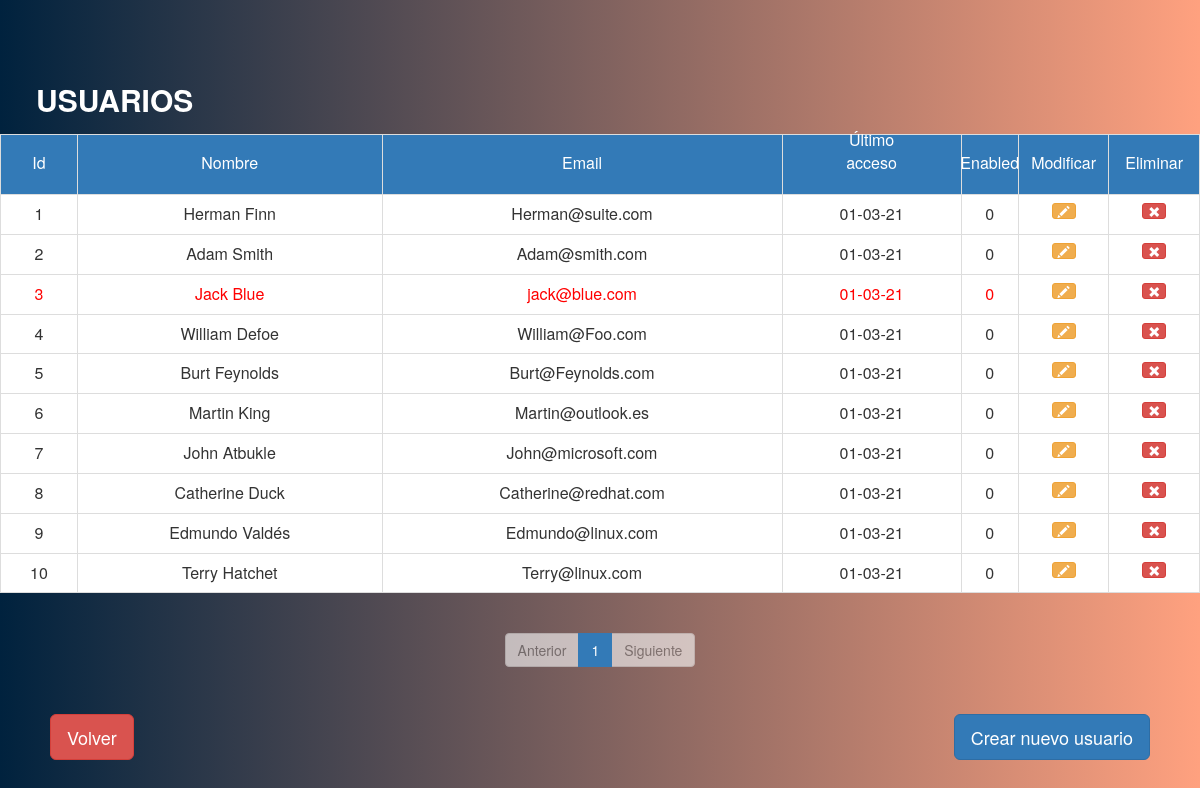
Page /views/usuarios.php?pagina=1 (signed in) on the committed database.
### tables this page shows
CREATE TABLE `user` (
  `UserID` int(11) NOT NULL,
  `BirthDate` date DEFAULT NULL,
  `Email` varchar(100) NOT NULL,
  `Address` varchar(100) DEFAULT NULL,
  `PostalCode` varchar(5) DEFAULT NULL,
  `Password` varchar(50) NOT NULL,
  `City` varchar(50) DEFAULT NULL,
  `State` varchar(50) DEFAULT NULL,
  `FullName` varchar(50) NOT NULL,
  `LastAccess` date DEFAULT NULL,
  `Enabled` int(11) NOT NULL
);

### conections/BaseDatos.php (called while the page is built, shortened)
<?php
class conectar{
	private $servidor="localhost";
	private $usuario="root";
	private $password="";
	private $bd="pac3_daw";
	public function conexion(){
		$conexion=mysqli_connect($this->servidor,
								 $this->usuario,
								 $this->password,
								 $this->bd);
		return $conexion;
	}
}
 ?>
 <?php
class usuarios{
	public function superAdmin(){
		$c= new conectar();
        $conexion=$c->conexion();
        $sqlAdmin="SELECT FullName FROM user INNER JOIN setup ON user.UserID = setup.SuperAdmin";
         return mysqli_query($conexion,$sqlAdmin);
		}
	public function obtenerRegistrosTotalesUsuarios(){
		$c=new conectar();
		$conexion=$c->conexion();
		$sqlTotalRegistros="SELECT * FROM user";
		$result=mysqli_query($conexion,$sqlTotalRegistros);
		$numFilas=mysqli_num_rows($result);
		return $numFilas;
		}
	public function ordenarListaUsuariosPorID($dato1,$dato2){
		$c=new conectar();
		$conexion=$c->conexion();
		$sqlLIMIT="SELECT UserID,Email,FullName, DATE_FORMAT(LastAccess, '%d-%m-%y'),Enabled FROM user LIMIT $dato1,$dato2";
		return mysqli_query($conexion,$sqlLIMIT);
		}
}
?>

### views/usuarios.php (the view, shortened to what this page needs)
<?php
require_once "../conections/BaseDatos.php";
$obj = new usuarios();
$numFilas=$obj->obtenerRegistrosTotalesUsuarios();
$mostrar=10;
$totPaginas=$numFilas/$mostrar;
$inicioPaginas=($_GET['pagina']-1) * $mostrar;
settype($inicioPaginas,"integer");
settype($mostrar,"integer");
$result=($obj->ordenarListaUsuariosPorID($inicioPaginas,$mostrar));
 ?>
<html lang="en">
    <head>
        <link rel="stylesheet" href="../libraries/bootstrap/css/bootstrap.css">
    	<link rel="stylesheet" href="../css/estilos.css">
    </head>
    <body>
        <table class="table table-bordered table-active" style="text-align: center;">
        <caption><label class="titulo-seccion">USUARIOS</label></caption>
            <tr>
            	<td class="bg-primary td-articulos"><a href="usuarios.php?opcionOrden=1&pagina=1">Id</a></td>
            	<td class="bg-primary td-articulos"><a href="usuarios.php?opcionOrden=2&pagina=1">Nombre</a></td>
            	<td style="width: 400px;" class="bg-primary td-articulos"><a href="usuarios.php?opcionOrden=3&pagina=1">Email</a></td>
            	<td class="bg-primary td-articulos"><a href="usuarios.php?opcionOrden=4&pagina=1">Último acceso</a></td>
            	<td class="bg-primary td-articulos"><a href="usuarios.php?opcionOrden=5&pagina=1">Enabled</a></td>
            	<td class='bg-primary header-modi-eli'><a href="">Modificar</a> </td>
                <td class='bg-primary header-modi-eli'><a href="">Eliminar</a> </td>
            </tr>
            <?php
            while ($ver=mysqli_fetch_row($result)):
            ?>
            <tr>
                <?php
                $super=($obj->superAdmin());
                while ($superAdmin=mysqli_fetch_row($super)){
                    if($superAdmin[0]==$ver[2]){
                    echo"
                   <td  class='td-white adminRed'>$ver[0]</td>
            	   <td  class='td-white adminRed'> $ver[2]</td>
            	   <td  class='td-white adminRed'> $ver[1]</td>
            	   <td  class='td-white adminRed'> $ver[3]</td>
            	   <td  class='td-white adminRed'>$ver[4]</td>
            	   <td  class='td-white editar'>
            	        <span class='btn btn-warning btn-xs'>
            	        	<a style='color: white;' class='glyphicon glyphicon-pencil' href=''></a>
            	        </span>
                   </td >
                   <td class='td-white eliminar'>
                   	    <span  class='btn btn-danger btn-xs' >
                   	    	<a style='color: white;' class='glyphicon glyphicon-remove' href=''></a>
                   	    </span>
                   </td>";}
                    else{
                    echo "
                        <td class='td-white'>$ver[0]</td>
                	    <td class='td-white'>$ver[2]</td>
                	    <td class='td-white'>$ver[1]</td>
                	    <td class='td-white'>$ver[3]</td>
                	    <td class='td-white'>$ver[4]</td>
                	    <td class='td-white editar'>
                	        <span class='btn btn-warning btn-xs'>
                	        	<a style='color: white;' class='glyphicon glyphicon-pencil' href='../formUsuarios.php?upd=$ver[0]&accion=Modificar'></a>
                	        </span>
                        </td >
                        <td class='td-white eliminar'>
                        	<span  class='btn btn-danger btn-xs' >
                        		<a style='color: white;' class='glyphicon glyphicon-remove' href='../formUsuarios.php?upd=$ver[0]&accion=Eliminar'></a>
                        	</span>
                        </td>
                    ";}}?>
            </tr>
            <?php endwhile;?>
    	</table>
        <nav aria-label="Page navigation example" style="text-align: center;">
          <ul class="pagination">
            <li class="page-item  <?php echo $_GET['pagina'] <= 1 ? 'disabled' : ''?> ">
        		<a class="page-link" href="<?php echo 'usuarios.php?pagina='. $_GET['pagina']-1?>">Anterior</a>
        	</li>
        	<?php for($i=0;$i<$totPaginas;$i++): ?>
        	<li class="page-item <?php echo $_GET['pagina'] == $i+1 ? 'active' : '' ?>">
        		<a class="page-link" href="usuarios.php?pagina=<?php echo $i+1?>">
        		<?php echo "$i" + 1 ?>
        	    </a>
            </li>
            <?php endfor ?>
            <li class="page-item <?php echo $_GET['pagina'] >= $totPaginas ? 'disabled' : ''?>">
                <a class="page-link" href="<?php echo 'usuarios.php?pagina='. $_GET['pagina']+1?>">Siguiente</a>
            </li>
          </ul>
        </nav>
        <button type="button" class="btn botPosition btn-lg btn-danger" onclick="location.href='../acceso.php'">Volver</button>
        <button class='btn btn-lg btn-primary botCrear'><a href='../formUsuarios.php?upd=1&accion=Crear'>Crear nuevo usuario</a> </button>
    </body>
</html>

### css/estilos.css (style rules this page uses)
body { position: relative; margin-top: 70px; background: #FFA17F; background: -webkit-linear-gradient(to right, #00223E, #FFA17F); background: linear-gradient(to right, #00223E, #FFA17F); }
.titulo-seccion { color: white; margin-left: 3%; font-size: 30px; }
.botPosition { position: absolute; left: 50px; bottom: 40px; }
.botCrear { position: absolute; bottom: 40px; right: 50px; }
.botCrear a { color: white; text-decoration: none; }
.td-white { background-color: white; }
.header-modi-eli { position: relative; height: 60px; margin-top: 20px; }
.header-modi-eli a { color: white; text-decoration: none; cursor:default; position: absolute; bottom: 33%; transform: translateX(-50%) ; }
.td-articulos { position: relative; height: 60px; margin-top: 20px; }
.td-articulos a { color: white; text-decoration: none; cursor: pointer; position: absolute; bottom: 33%; transform: translateX(-50%) ; }
.adminRed { color: red; }
.disabled { pointer-events:none; opacity:0.6; }

### rows in the picture
user: UserID "1", FullName "Herman Finn", Email "Herman@suite.com", Enabled "0"
user: ver "01-03-21", UserID "3", FullName "Jack Blue", Email "jack@blue.com", Enabled "0"
user: UserID "2", FullName "Adam Smith", Email "Adam@smith.com", Enabled "0"
user: UserID "4", FullName "William Defoe", Email "William@Foo.com", Enabled "0"
user: UserID "5", FullName "Burt Feynolds", Email "Burt@Feynolds.com", Enabled "0"
user: UserID "6", FullName "Martin King", Email "Martin@outlook.es", Enabled "0"
user: UserID "7", FullName "John Atbukle", Email "John@microsoft.com", Enabled "0"
user: UserID "8", FullName "Catherine Duck", Email "Catherine@redhat.com", Enabled "0"
user: UserID "9", FullName "Edmundo Valdés", Email "Edmundo@linux.com", Enabled "0"
user: UserID "10", FullName "Terry Hatchet", Email "Terry@linux.com", Enabled "0"
